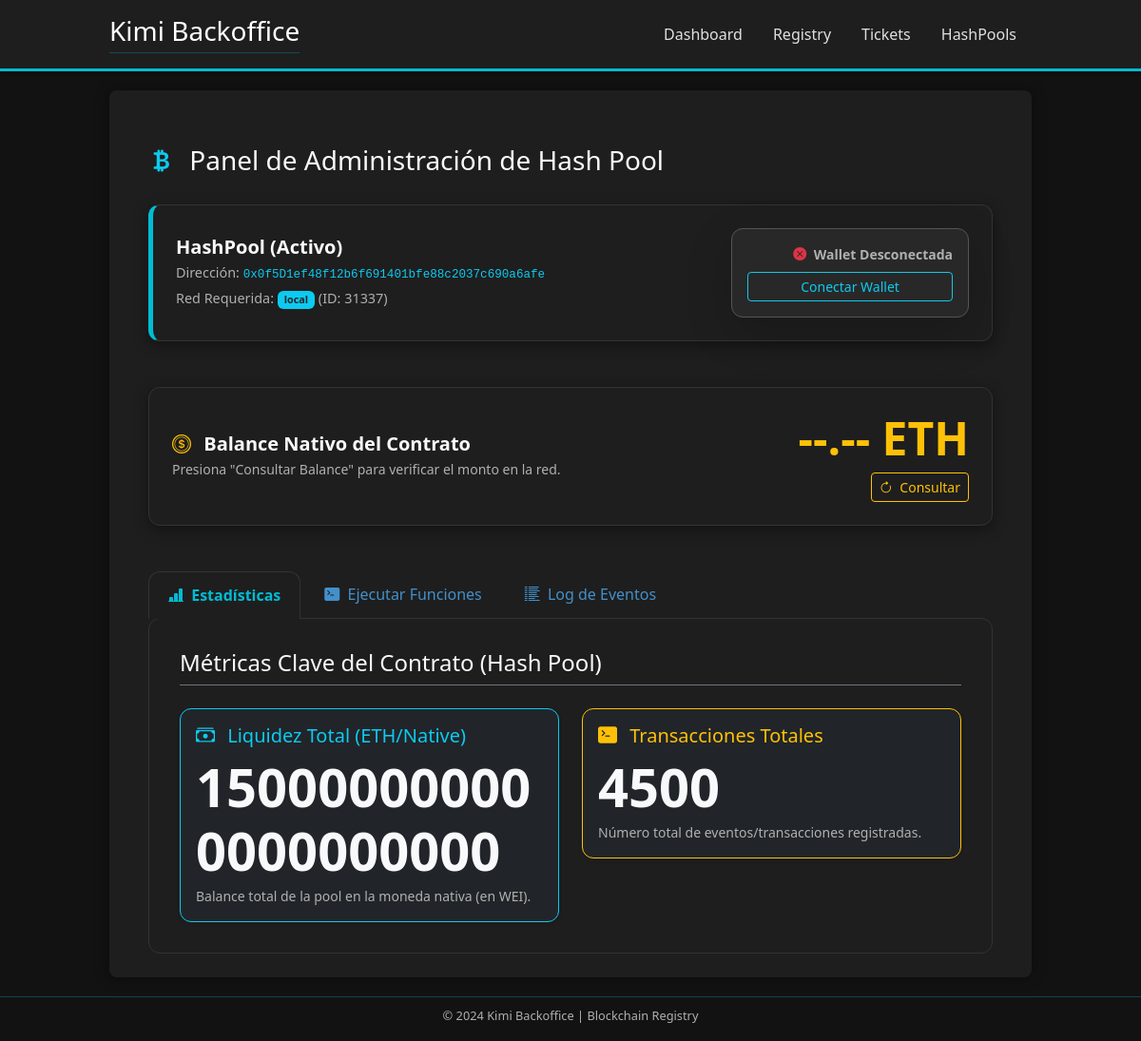
The app's page /hashPool/, older data.
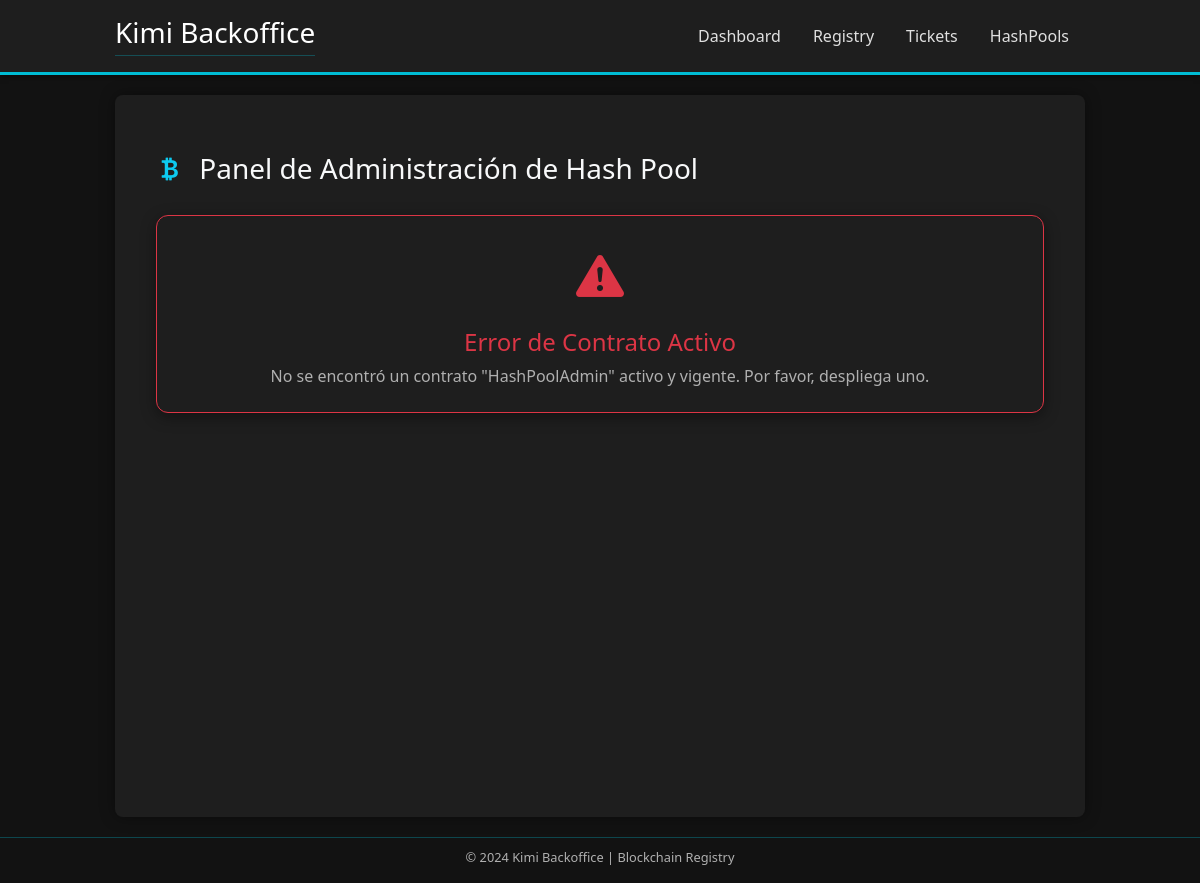
The same page, newer data.
### contractRegistry/models.py (models this page shows, shortened)
class DeployedContract(models.Model):
    contract_version = models.ForeignKey(ContractVersion, on_delete=models.PROTECT, related_name='deployments')
    network = models.ForeignKey(Network, on_delete=models.PROTECT, related_name='deployed_contracts')
    is_current = models.BooleanField(default=False)
    deployerAddress = models.ForeignKey(DeployerAddress, on_delete=models.PROTECT)
    base_contract = models.ForeignKey(BaseContract, on_delete=models.CASCADE, related_name='deployed_instances', editable=False, db_index=False)
    created_at = models.DateTimeField(auto_now_add=True)
    updated_at = models.DateTimeField(auto_now=True)
    params = models.JSONField(blank=True, null=True, help_text="Parámetros del constructor usados en el despliegue.")
    status = models.CharField(
        max_length=15,
        choices=DeploymentStatus.choices,
        default=DeploymentStatus.PENDING_SIGNATURE
    )
    transaction_hash = models.CharField(
        max_length=66,
        null=True,
        blank=True,
        unique=True
    )
    raw_tx_data = models.JSONField(
        null=True,
        blank=True,
        help_text="Datos de la transacción sin firmar, generados por web3.py."
    )
    address = models.CharField(max_length=42, null=True, blank=True)
    gas_used = models.BigIntegerField(null=True, blank=True)
    class Meta:
        constraints = [
            UniqueConstraint(
                fields=['address', 'network'],
                name='unique_address_per_network'
            ),
            UniqueConstraint(
                fields=['network', 'base_contract'],
                condition=Q(is_current=True),
                name='unique_deployment_per_base_contract_per_network'
            )
        ]

class BaseContract(models.Model):
    name = models.CharField(max_length=100, unique=True)
    descripcion = models.TextField(blank=True, help_text="Descripción opcional del contrato base.")
    created_at = models.DateTimeField(auto_now_add=True)

class Network(models.Model):
    name = models.CharField(max_length=100, unique=True)
    rpc_url = models.URLField()
    wss_url = models.URLField(blank=True, null=True)
    chain_id = models.PositiveIntegerField(unique=True)

### hashPool/views.py (the view)
# urls.py: path('', views.hashPoolAdminDashboard, name='index'),
def hashPoolAdminDashboard(request):
    try:
        current_contract = DeployedContract.objects.filter(
            base_contract__name='HashPool',
            is_current = True
        ).latest('updated_at')
    except DeployedContract.DoesNotExist:
        context = {
            'error_message': 'No se encontró un contrato "HashPoolAdmin" activo y vigente. Por favor, despliega uno.'
        }
        return render(request, 'hashpool/hashpool_admin_panel.html', context)
    recent_events = GlobalEventLog.objects.filter(
        deployed_contract=current_contract
    ).order_by('-timestamp')[:10]
    contract_abi = current_contract.contract_version.abi
    total_deposits_burned = 150000000000000000000 # Ejemplo: 150 ETH en WEI
    total_pool_transactions_burned = 4500 # Número de transacciones
    stats = {
        'total_pool_deposits': total_deposits_burned,
        'total_pool_transactions': total_pool_transactions_burned,
    }
    context = {
        'contract': current_contract,
        'recent_events': recent_events,
        'abi': contract_abi,
        'stats': stats,
    }
    return render(request, 'hashpool/hashpool_admin_panel.html', context)

### templates/hashPool/hashpool_admin_panel.html (shortened to what the changed rows need)
{% extends "base.html" %}
{% load static %}
{% block content %}
<div class="centered-container mx-auto dashboard-content">
    <div class="d-flex justify-content-between align-items-center mb-4">
        <h2 class="h3 text-light mb-0" style="border-bottom: none !important;">
            <i class="bi bi-currency-bitcoin me-2 text-info"></i> Panel de Administración de Hash Pool
        </h2>
    </div>
    {% if error_message %}
        <div class="base-card p-4 text-center mt-4 border border-danger">
            <i class="bi bi-exclamation-triangle-fill text-danger" style="font-size: 3rem;"></i>
            <h4 class="text-danger mt-3">Error de Contrato Activo</h4>
            <p class="text-dim mb-0">
                {{ error_message }}
            </p>
        </div>
    {% else %}
        <div class="base-card contract-info-card mb-5 d-flex flex-column flex-md-row justify-content-between align-items-md-center">
            <div class="mb-3 mb-md-0">
                <h5 class="fw-bold text-light mb-1">{{ contract.base_contract.name }} (Activo)</h5>
                <p class="text-dim mb-1" style="font-size: 0.9rem;">
                    Dirección: <code class="text-info">{{ contract.address }}</code>
                </p>
                <p class="text-dim mb-0" style="font-size: 0.9rem;">
                    Red Requerida: <span class="badge bg-info text-dark fw-bold" id="required-network-name">{{ contract.network.name }}</span> (ID: {{ contract.network.chain_id }})
                </p>
            </div>
            <div id="metamask-status-card" class="base-card p-3 shadow-lg border-secondary" style="min-width: 250px;">
                <p class="mb-2 small fw-bold text-dim" id="metamask-status-text">
                    <i class="bi bi-x-circle-fill text-danger me-1"></i> Wallet Desconectada
                </p>
                <button id="connect-metamask-btn" class="btn btn-sm btn-outline-info w-100" onclick="AdminDashboard.connectWallet()">
                    Conectar Wallet
                </button>
            </div>
        </div>
        <div class="row mb-5">
            <div class="col-12">
                <div id="contractBalanceCard" class="base-card p-4 d-flex flex-column flex-md-row justify-content-between align-items-center">
                    <div class="mb-3 mb-md-0">
                        <h5 class="fw-bold text-light mb-1"><i class="bi bi-coin me-2 text-warning"></i> Balance Nativo del Contrato</h5>
                        <p id="balanceStatus" class="text-dim small mb-0">Presiona "Consultar Balance" para verificar el monto en la red.</p>
                    </div>
                    <div class="text-center text-md-end">
                        <p id="contractBalanceDisplay" class="display-5 fw-bolder text-warning mb-2">
                            --.-- ETH
                        </p>
                        <button id="refreshBalanceBtn" class="btn btn-sm btn-outline-warning">
                            <i class="bi bi-arrow-clockwise me-1"></i> Consultar
                        </button>
                    </div>
                </div>
            </div>
        </div>
        <ul class="nav nav-tabs" id="poolTabs" role="tablist">
            <li class="nav-item" role="presentation">
                <button class="nav-link active" id="stats-tab" data-bs-toggle="tab" data-bs-target="#stats" type="button" role="tab" aria-controls="stats" aria-selected="true">
                    <i class="bi bi-bar-chart-line-fill me-1"></i> Estadísticas
                </button>
            </li>
            <li class="nav-item" role="presentation">
                <button class="nav-link" id="execute-tab" data-bs-toggle="tab" data-bs-target="#execute" type="button" role="tab" aria-controls="execute" aria-selected="false">
                    <i class="bi bi-terminal-fill me-1"></i> Ejecutar Funciones
                </button>
            </li>
            <li class="nav-item" role="presentation">
                <button class="nav-link" id="events-tab" data-bs-toggle="tab" data-bs-target="#events" type="button" role="tab" aria-controls="events" aria-selected="false">
                    <i class="bi bi-list-columns-reverse me-1"></i> Log de Eventos
                </button>
            </li>
        </ul>
        <div class="tab-content base-card" id="poolTabsContent">
            <div class="tab-pane fade show active" id="stats" role="tabpanel" aria-labelledby="stats-tab">
                <h4 class="text-light mb-4 border-bottom border-secondary pb-2">Métricas Clave del Contrato (Hash Pool)</h4>
                <div class="row g-4">
                    <div class="col-md-6">
                        <div class="card bg-dark text-light border-info base-card shadow-sm">
                            <div class="card-body">
                                <h5 class="card-title text-info"><i class="bi bi-cash-stack me-2"></i> Liquidez Total (ETH/Native)</h5>
                                <p class="card-text display-4 fw-bold mb-1" id="totalLiquidityDisplay">{{ stats.total_pool_deposits }}</p>
                                <p class="card-text text-dim small">Balance total de la pool en la moneda nativa (en WEI).</p>
                            </div>
                        </div>
                    </div>
                    <div class="col-md-6">
                        <div class="card bg-dark text-light border-warning base-card shadow-sm">
                            <div class="card-body">
                                <h5 class="card-title text-warning"><i class="bi bi-terminal-fill me-2"></i> Transacciones Totales</h5>
                                <p class="card-text display-4 fw-bold mb-1" id="supportedTokensCount">{{ stats.total_pool_transactions }}</p>
                                <p class="card-text text-dim small">Número total de eventos/transacciones registradas.</p>
                            </div>
                        </div>
                    </div>
                </div>
            </div>
        </div>
    {% endif %}
</div>
{% endblock %}

Row changes from the older to the newer data that the page shows:
removed DeployedContract: base_contract.name "HashPool", address "0x0f5D1ef48f12b6f691401bfe88c2037c690a6afe", network.name "local", network.chain_id "31337"
Text that changed along with them:
{{ error_message }}: (not shown) → "No se encontró un contrato \"HashPoolAdmin\" activo y vigente. Por favor, despliega uno."
{{ stats.total_pool_deposits }}: "150000000000000000000" → (not shown)
{{ stats.total_pool_transactions }}: "4500" → (not shown)
text no longer shown: "(Activo) Dirección: Red Requerida: (ID: ) Wallet Desconectada Conectar Wallet Balance Nativo del Contrato Presiona \"Consultar Balance\" para verificar el monto en la red. --.-- ETH Consultar Estadísticas Ejecutar Funciones Log de Eventos Métricas Clave del Contrato (Hash Pool) Liquidez Total (ETH/Native) Balance total de la pool en la moneda nativa (en WEI). Transacciones Totales Número total de eventos/transacciones registradas."
text now shown: "Error de Contrato Activo"
